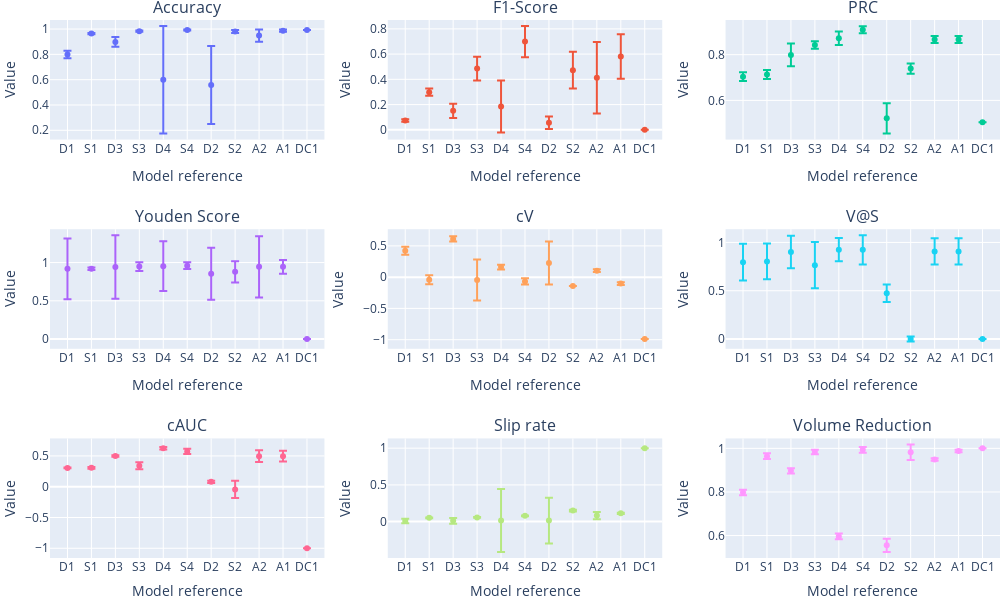

Source (notebook cell):
### Code cell
fig=make_subplots(rows=3, cols=3,subplot_titles=labels)
i=0
j=1
for metric in mean_cols:
    # print(metric,(i//3)+1,(i)%3+1,"\n")
    if metric=="SlipTestMean":
        y=1-plot_df[metric]
    else:
        y=plot_df[metric]
    error_y=dict(array=plot_df[std_cols[i]].values)
    x=plot_df["Symbol"]
    fig.add_trace(go.Scatter(x=x, y=y,error_y=error_y, mode='markers',name=labels[i]), row=(i//3)+1, col=i%3+1)
    # fig.update_yaxes(range=[0,1.1], row=(i//3)+1, col=(i-1)%3+1)
    # fig.update_layout(margin=dict(b=0), row=(i//3)+1, col=(i-1)%3+1)
    i+=1
fig.update_layout(width=1000,height=600, margin=dict(l=0, r=0, t=20, b=0),showlegend=False)
fig.update_xaxes(title="Model reference")
fig.update_yaxes(title="Value")
fig.show()
fig.write_image("./figs/Model_comparison.svg")

### Figure 1 — Plotly figure (JSON) as saved in the notebook; plotly's stock layout.template omitted (floating-point values rounded to 4 significant figures)
{"data": [{"error_y": {"array": [0.02993, 0.005142, 0.03832, 0.004957, 0.4252, 0.004527, 0.3083, 0.01142, 0.04853, 0.008858, 0]}, "mode": "markers", "name": "Accuracy", "type": "scatter", "x": ["D1", "S1", "D3", "S3", "D4", "S4", "D2", "S2", "A2", "A1", "DC1"], "xaxis": "x", "y": [0.7988, 0.9641, 0.898, 0.983, 0.5992, 0.9928, 0.5584, 0.9811, 0.9489, 0.9868, 0.9921], "yaxis": "y"}, {"error_y": {"array": [0.009926, 0.02878, 0.05681, 0.09432, 0.206, 0.1235, 0.04896, 0.1456, 0.2827, 0.1757, 0]}, "mode": "markers", "name": "F1-Score", "type": "scatter", "x": ["D1", "S1", "D3", "S3", "D4", "S4", "D2", "S2", "A2", "A1", "DC1"], "xaxis": "x2", "y": [0.07401, 0.2987, 0.1504, 0.4854, 0.1855, 0.6993, 0.0565, 0.4726, 0.413, 0.5811, 0], "yaxis": "y2"}, {"error_y": {"array": [0.0194, 0.01976, 0.04939, 0.0164, 0.02931, 0.01531, 0.0666, 0.02259, 0.01565, 0.01565, 0]}, "mode": "markers", "name": "PRC", "type": "scatter", "x": ["D1", "S1", "D3", "S3", "D4", "S4", "D2", "S2", "A2", "A1", "DC1"], "xaxis": "x3", "y": [0.7039, 0.7134, 0.799, 0.842, 0.8718, 0.9091, 0.5214, 0.7392, 0.8663, 0.8663, 0.504], "yaxis": "y3"}, {"error_y": {"array": [0.3961, 0.01504, 0.4159, 0.05675, 0.324, 0.04325, 0.339, 0.139, 0.4015, 0.0891, 0]}, "mode": "markers", "name": "Youden Score", "type": "scatter", "x": ["D1", "S1", "D3", "S3", "D4", "S4", "D2", "S2", "A2", "A1", "DC1"], "xaxis": "x4", "y": [0.9179, 0.9191, 0.9415, 0.9478, 0.9527, 0.959, 0.8533, 0.8786, 0.9436, 0.9436, 0], "yaxis": "y4"}, {"error_y": {"array": [0.06359, 0.07181, 0.04166, 0.3283, 0.03813, 0.05129, 0.3438, 0, 0.02147, 0.02147, 0]}, "mode": "markers", "name": "cV", "type": "scatter", "x": ["D1", "S1", "D3", "S3", "D4", "S4", "D2", "S2", "A2", "A1", "DC1"], "xaxis": "x5", "y": [0.4233, -0.04209, 0.6105, -0.04692, 0.1603, -0.06841, 0.2268, -0.1405, 0.103, -0.1029, -0.99], "yaxis": "y5"}, {"error_y": {"array": [0.1896, 0.1855, 0.1689, 0.2392, 0.1203, 0.1517, 0.09091, 0.02571, 0.1356, 0.1356, 0]}, "mode": "markers", "name": "V@S", "type": "scatter", "x": ["D1", "S1", "D3", "S3", "D4", "S4", "D2", "S2", "A2", "A1", "DC1"], "xaxis": "x6", "y": [0.7955, 0.8037, 0.9008, 0.7648, 0.925, 0.9231, 0.4746, 0, 0.9064, 0.9064, 0], "yaxis": "y6"}, {"error_y": {"array": [0.005873, 0.01504, 0.01235, 0.05675, 0.02073, 0.04325, 0.01766, 0.139, 0.09546, 0.0891, 0]}, "mode": "markers", "name": "cAUC", "type": "scatter", "x": ["D1", "S1", "D3", "S3", "D4", "S4", "D2", "S2", "A2", "A1", "DC1"], "xaxis": "x7", "y": [0.3047, 0.3065, 0.4996, 0.3389, 0.6262, 0.5738, 0.07858, -0.04417, 0.4968, 0.4968, -1], "yaxis": "y7"}, {"error_y": {"array": [0.03019, 0.005236, 0.03869, 0.005381, 0.4287, 0.004849, 0.3108, 0.01231, 0.04949, 0.009562, 0]}, "mode": "markers", "name": "Slip rate", "type": "scatter", "x": ["D1", "S1", "D3", "S3", "D4", "S4", "D2", "S2", "A2", "A1", "DC1"], "xaxis": "x8", "y": [0.008352, 0.05209, 0.01033, 0.05692, 0.01492, 0.07841, 0.01429, 0.1505, 0.08286, 0.1129, 1], "yaxis": "y8"}, {"error_y": {"array": [0.01246, 0.0129, 0.01203, 0.01008, 0.01309, 0.01297, 0.03059, 0.036, 0.005648, 0.005648, 0]}, "mode": "markers", "name": "Volume Reduction", "type": "scatter", "x": ["D1", "S1", "D3", "S3", "D4", "S4", "D2", "S2", "A2", "A1", "DC1"], "xaxis": "x9", "y": [0.7972, 0.9642, 0.8973, 0.9833, 0.5961, 0.9934, 0.555, 0.9821, 0.9491, 0.9876, 1], "yaxis": "y9"}], "layout": {"annotations": [{"font": {"size": 16}, "showarrow": false, "text": "Accuracy", "x": 0.1444, "xanchor": "center", "xref": "paper", "y": 1, "yanchor": "bottom", "yref": "paper"}, {"font": {"size": 16}, "showarrow": false, "text": "F1-Score", "x": 0.5, "xanchor": "center", "xref": "paper", "y": 1, "yanchor": "bottom", "yref": "paper"}, {"font": {"size": 16}, "showarrow": false, "text": "PRC", "x": 0.8556, "xanchor": "center", "xref": "paper", "y": 1, "yanchor": "bottom", "yref": "paper"}, {"font": {"size": 16}, "showarrow": false, "text": "Youden Score", "x": 0.1444, "xanchor": "center", "xref": "paper", "y": 0.6111, "yanchor": "bottom", "yref": "paper"}, {"font": {"size": 16}, "showarrow": false, "text": "cV", "x": 0.5, "xanchor": "center", "xref": "paper", "y": 0.6111, "yanchor": "bottom", "yref": "paper"}, {"font": {"size": 16}, "showarrow": false, "text": "V@S", "x": 0.8556, "xanchor": "center", "xref": "paper", "y": 0.6111, "yanchor": "bottom", "yref": "paper"}, {"font": {"size": 16}, "showarrow": false, "text": "cAUC", "x": 0.1444, "xanchor": "center", "xref": "paper", "y": 0.2222, "yanchor": "bottom", "yref": "paper"}, {"font": {"size": 16}, "showarrow": false, "text": "Slip rate", "x": 0.5, "xanchor": "center", "xref": "paper", "y": 0.2222, "yanchor": "bottom", "yref": "paper"}, {"font": {"size": 16}, "showarrow": false, "text": "Volume Reduction", "x": 0.8556, "xanchor": "center", "xref": "paper", "y": 0.2222, "yanchor": "bottom", "yref": "paper"}], "height": 600, "margin": {"b": 0, "l": 0, "r": 0, "t": 20}, "showlegend": false, "width": 1000, "xaxis": {"anchor": "y", "domain": [0, 0.2889], "title": {"text": "Model reference"}}, "xaxis2": {"anchor": "y2", "domain": [0.3556, 0.6444], "title": {"text": "Model reference"}}, "xaxis3": {"anchor": "y3", "domain": [0.7111, 1], "title": {"text": "Model reference"}}, "xaxis4": {"anchor": "y4", "domain": [0, 0.2889], "title": {"text": "Model reference"}}, "xaxis5": {"anchor": "y5", "domain": [0.3556, 0.6444], "title": {"text": "Model reference"}}, "xaxis6": {"anchor": "y6", "domain": [0.7111, 1], "title": {"text": "Model reference"}}, "xaxis7": {"anchor": "y7", "domain": [0, 0.2889], "title": {"text": "Model reference"}}, "xaxis8": {"anchor": "y8", "domain": [0.3556, 0.6444], "title": {"text": "Model reference"}}, "xaxis9": {"anchor": "y9", "domain": [0.7111, 1], "title": {"text": "Model reference"}}, "yaxis": {"anchor": "x", "domain": [0.7778, 1], "title": {"text": "Value"}}, "yaxis2": {"anchor": "x2", "domain": [0.7778, 1], "title": {"text": "Value"}}, "yaxis3": {"anchor": "x3", "domain": [0.7778, 1], "title": {"text": "Value"}}, "yaxis4": {"anchor": "x4", "domain": [0.3889, 0.6111], "title": {"text": "Value"}}, "yaxis5": {"anchor": "x5", "domain": [0.3889, 0.6111], "title": {"text": "Value"}}, "yaxis6": {"anchor": "x6", "domain": [0.3889, 0.6111], "title": {"text": "Value"}}, "yaxis7": {"anchor": "x7", "domain": [0, 0.2222], "title": {"text": "Value"}}, "yaxis8": {"anchor": "x8", "domain": [0, 0.2222], "title": {"text": "Value"}}, "yaxis9": {"anchor": "x9", "domain": [0, 0.2222], "title": {"text": "Value"}}}}
